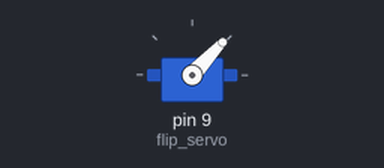
Bench run of a sketch on a simulated Arduino Uno, built with avr-gcc and run on an emulated ATmega328P. Shown: servo.

Above: at 0.05 s.
Timing chart, 0 to 4.6 s (numbered marks = the images above):
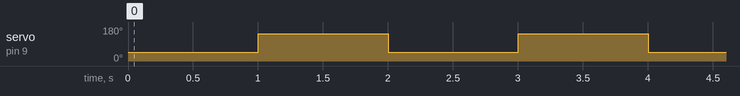

The sketch:

servo_test.ino
```cpp
#include <Servo.h>

Servo flip_servo;

void setup() {
  flip_servo.attach(9);
}

void loop() {
  flip_servo.write(47);
  delay(1000);
  flip_servo.write(145);
  delay(1000);
}
```

Measured:
- by itself, servo on pin 9 (flip_servo): alternates 145° for 1.0 s and 47° for 1.0 s
